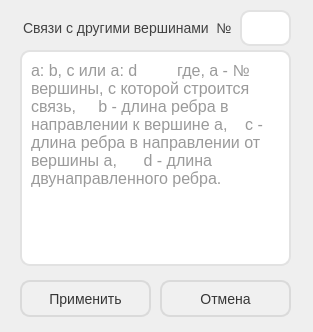
<?xml version="1.0" encoding="UTF-8"?>
<ui version="4.0">
 <class>EditVertexDialog</class>
 <widget class="QDialog" name="EditVertexDialog">
  <property name="geometry">
   <rect>
    <x>0</x>
    <y>0</y>
    <width>313</width>
    <height>332</height>
   </rect>
  </property>
  <property name="windowTitle">
   <string>Редактировать вершину</string>
  </property>
  <property name="styleSheet">
   <string notr="true">QMainWindow {
background-color: #F5F5F5;
}

QPlainTextEdit, QLineEdit {
background-color: white;
padding: 5px;
border: 2px solid #E2E2E2;
border-radius: 10px;

margin-bottom: 5px;

color: #363636;
font-family: &quot;cascadia mono&quot;;
font-size: 16px;
}

QPlainTextEdit:focus, QLineEdit:focus, QPushButton:focus {
border: 2px solid #64A0C2;
}

QPlainTextEdit:hover, QLineEdit:hover, QPushButton:hover {
border: 2px solid #CEA8BF;
}

QPushButton:hover{ 
background-color: #CEA8BF; 
}

QPushButton {
background-color: #F0F0F0;
color: #363636;

font-family: &quot;bahnschrift semibold&quot;;
font-size: 14px;

border: 2px solid #DADADA;
border-radius: 10px;
padding: 5px;

margin-bottom: 4px;
}

QPushButton:pressed {
background-color: #64A0C2;
border: 2px solid #64A0C2;
}

QLabel {
color: #424242;
font-family: &quot;bahnschrift semibold&quot;;
font-size: 14px;
margin-bottom: 5px;
}

QMenuBar {
background-color: white;
color: #363636;

font-family: &quot;bahnschrift semibold&quot;;
font-size: 14px;
}</string>
  </property>
  <widget class="QPushButton" name="CancelPushButton">
   <property name="geometry">
    <rect>
     <x>160</x>
     <y>280</y>
     <width>131</width>
     <height>41</height>
    </rect>
   </property>
   <property name="text">
    <string>Отмена</string>
   </property>
  </widget>
  <widget class="QLabel" name="label">
   <property name="geometry">
    <rect>
     <x>20</x>
     <y>10</y>
     <width>231</width>
     <height>41</height>
    </rect>
   </property>
   <property name="text">
    <string>Связи с другими вершинами  №</string>
   </property>
  </widget>
  <widget class="QPlainTextEdit" name="VertexRefsPlainTextEdit">
   <property name="geometry">
    <rect>
     <x>20</x>
     <y>50</y>
     <width>271</width>
     <height>221</height>
    </rect>
   </property>
   <property name="placeholderText">
    <string>a: b, c или a: d         где, a - № вершины, с которой строится связь,     b - длина ребра в направлении к вершине a,    c - длина ребра в направлении от вершины а,      d - длина двунаправленного ребра.</string>
   </property>
  </widget>
  <widget class="QPushButton" name="ApplyPushButton">
   <property name="geometry">
    <rect>
     <x>20</x>
     <y>280</y>
     <width>131</width>
     <height>41</height>
    </rect>
   </property>
   <property name="text">
    <string>Применить</string>
   </property>
  </widget>
  <widget class="QLineEdit" name="EditedVertexIndexLineEdit">
   <property name="geometry">
    <rect>
     <x>240</x>
     <y>10</y>
     <width>51</width>
     <height>41</height>
    </rect>
   </property>
   <property name="text">
    <string/>
   </property>
  </widget>
 </widget>
 <resources/>
 <connections/>
</ui>
